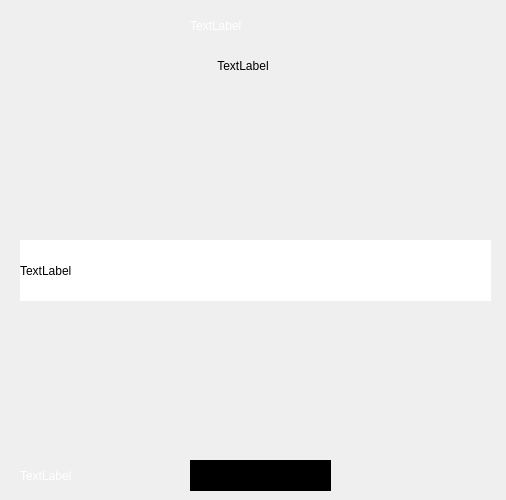
<?xml version="1.0" encoding="UTF-8"?>
<ui version="4.0">
 <class>picture_world</class>
 <widget class="QWidget" name="picture_world">
  <property name="geometry">
   <rect>
    <x>0</x>
    <y>0</y>
    <width>506</width>
    <height>500</height>
   </rect>
  </property>
  <property name="windowTitle">
   <string>Form</string>
  </property>
  <layout class="QGridLayout" name="gridLayout">
   <property name="leftMargin">
    <number>0</number>
   </property>
   <property name="topMargin">
    <number>0</number>
   </property>
   <property name="rightMargin">
    <number>0</number>
   </property>
   <property name="bottomMargin">
    <number>0</number>
   </property>
   <property name="spacing">
    <number>0</number>
   </property>
   <item row="0" column="0">
    <widget class="QStackedWidget" name="stackedWidget">
     <property name="enabled">
      <bool>true</bool>
     </property>
     <property name="sizePolicy">
      <sizepolicy hsizetype="Expanding" vsizetype="Expanding">
       <horstretch>0</horstretch>
       <verstretch>0</verstretch>
      </sizepolicy>
     </property>
     <property name="minimumSize">
      <size>
       <width>0</width>
       <height>0</height>
      </size>
     </property>
     <property name="maximumSize">
      <size>
       <width>16777215</width>
       <height>16777215</height>
      </size>
     </property>
     <property name="styleSheet">
      <string notr="true">#stackedWidget {
/*border-image: url(:/ic/img/icon/ic/mondial_icon/backgr_questions.png)0 0 0 0 stretch stretch ;*/
	border-image: url(img/icon/ic/picture_world_icon/backgr_question.png)0 0 0 0 stretch stretch ;
    width:100%;height:100%;
	
}
</string>
     </property>
     <property name="frameShape">
      <enum>QFrame::Shape::NoFrame</enum>
     </property>
     <property name="frameShadow">
      <enum>QFrame::Shadow::Plain</enum>
     </property>
     <property name="lineWidth">
      <number>0</number>
     </property>
     <property name="currentIndex">
      <number>0</number>
     </property>
     <widget class="QWidget" name="page_2">
      <widget class="QPushButton" name="pushButton_8">
       <property name="geometry">
        <rect>
         <x>0</x>
         <y>0</y>
         <width>51</width>
         <height>51</height>
        </rect>
       </property>
       <property name="cursor">
        <cursorShape>PointingHandCursor</cursorShape>
       </property>
       <property name="styleSheet">
        <string notr="true">/*image: url(:/ic/img/icon/ic/food_icon/back_food.png);*/
image: url(img/icon/ic/picture_world_icon/buttons/button_back.png);
border-radius:10px;</string>
       </property>
       <property name="text">
        <string/>
       </property>
      </widget>
      <widget class="QLabel" name="label_flag">
       <property name="geometry">
        <rect>
         <x>110</x>
         <y>110</y>
         <width>301</width>
         <height>181</height>
        </rect>
       </property>
       <property name="sizePolicy">
        <sizepolicy hsizetype="Expanding" vsizetype="Expanding">
         <horstretch>0</horstretch>
         <verstretch>0</verstretch>
        </sizepolicy>
       </property>
       <property name="styleSheet">
        <string notr="true">border-image: url(:/ic/img/icon/ic/food_icon/backgr_image.png);
border-radius:30px;
width:100px;height:200px;</string>
       </property>
       <property name="text">
        <string/>
       </property>
       <property name="textFormat">
        <enum>Qt::TextFormat::PlainText</enum>
       </property>
       <property name="scaledContents">
        <bool>true</bool>
       </property>
      </widget>
      <widget class="QLabel" name="label_question">
       <property name="geometry">
        <rect>
         <x>10</x>
         <y>40</y>
         <width>511</width>
         <height>51</height>
        </rect>
       </property>
       <property name="sizePolicy">
        <sizepolicy hsizetype="Expanding" vsizetype="Expanding">
         <horstretch>0</horstretch>
         <verstretch>0</verstretch>
        </sizepolicy>
       </property>
       <property name="cursor">
        <cursorShape>PointingHandCursor</cursorShape>
       </property>
       <property name="styleSheet">
        <string notr="true">#label_question{
font: 700 13pt &quot;Segoe UI&quot;;
/*border-image: url(:/ic/img/icon/ic/food_icon/backgr_question.png) 0 0 0 0 stretch stretch;*/
color: black;
/*image: url(:/img/icon/ic/picture_world_icon/buttons/backgr_q.png) 0 0 0 0 stretch*/ 
padding-left: 118px;
padding-right: 89px;
/*padding-left: 140px;*/
}

</string>
       </property>
       <property name="text">
        <string>                          TextLabel</string>
       </property>
       <property name="wordWrap">
        <bool>true</bool>
       </property>
      </widget>
      <widget class="QPushButton" name="pushButton_next">
       <property name="geometry">
        <rect>
         <x>440</x>
         <y>440</y>
         <width>61</width>
         <height>61</height>
        </rect>
       </property>
       <property name="sizePolicy">
        <sizepolicy hsizetype="Minimum" vsizetype="Preferred">
         <horstretch>0</horstretch>
         <verstretch>0</verstretch>
        </sizepolicy>
       </property>
       <property name="cursor">
        <cursorShape>PointingHandCursor</cursorShape>
       </property>
       <property name="styleSheet">
        <string notr="true">/*image: url(:/ic/img/icon/ic/food_icon/button_next_food.png);*/
image: url(img/icon/ic/picture_world_icon/buttons/button_next.png);
border-radius:30px;</string>
       </property>
       <property name="text">
        <string/>
       </property>
      </widget>
      <widget class="QLabel" name="label_time">
       <property name="geometry">
        <rect>
         <x>20</x>
         <y>460</y>
         <width>61</width>
         <height>31</height>
        </rect>
       </property>
       <property name="styleSheet">
        <string notr="true">color:white;

font: 11pt &quot;Segoe UI&quot;;
font: 700 9pt &quot;Segoe UI&quot;;

/*background-image: url(img/icon/ic/food_icon/backgr_question1.png);*/
background-image: url(img/icon/ic/picture_world_icon/buttons/backgr_question1.png);


</string>
       </property>
       <property name="text">
        <string>TextLabel</string>
       </property>
      </widget>
      <widget class="QLabel" name="label_flag_2">
       <property name="geometry">
        <rect>
         <x>90</x>
         <y>100</y>
         <width>341</width>
         <height>211</height>
        </rect>
       </property>
       <property name="sizePolicy">
        <sizepolicy hsizetype="Expanding" vsizetype="Expanding">
         <horstretch>0</horstretch>
         <verstretch>0</verstretch>
        </sizepolicy>
       </property>
       <property name="styleSheet">
        <string notr="true">/*border-image: url(:/ic/img/icon/ic/mondial_icon/backgr_image.png);*/
border-image: url(:/img/icon/ic/picture_world_icon/backgr_image.png);
width:100px;height:200px;</string>
       </property>
       <property name="text">
        <string/>
       </property>
       <property name="textFormat">
        <enum>Qt::TextFormat::PlainText</enum>
       </property>
       <property name="scaledContents">
        <bool>true</bool>
       </property>
      </widget>
      <widget class="QLabel" name="label_point">
       <property name="geometry">
        <rect>
         <x>190</x>
         <y>460</y>
         <width>141</width>
         <height>31</height>
        </rect>
       </property>
       <property name="styleSheet">
        <string notr="true">background-color:black;
font: 700 13pt &quot;Segoe UI&quot;;

/*background-image: url(:/img/icon/ic/food_icon/backgr_question1.png);*/
/*image: url(img/icon/ic/mondial_icon/backgr_score.png);*/
image: url(img/icon/ic/mondial_icon/backgr_score_without.png);



</string>
       </property>
       <property name="text">
        <string>TextLabel</string>
       </property>
      </widget>
      <widget class="QLabel" name="label_question_number">
       <property name="geometry">
        <rect>
         <x>190</x>
         <y>10</y>
         <width>131</width>
         <height>31</height>
        </rect>
       </property>
       <property name="styleSheet">
        <string notr="true">color:white;
/*background-image: url(img/icon/ic/food_icon/backgr_question1.png);*/
background-image: url(img/icon/ic/picture_world_icon/buttons/backgr_question1.png);
/*image: url(:/img/icon/ic/picture_world_icon/buttons/question_i.png) 0 0 0 0 scretch scretch;*/
font: 700 13pt &quot;Segoe UI&quot;;



</string>
       </property>
       <property name="text">
        <string>TextLabel</string>
       </property>
      </widget>
      <widget class="QWidget" name="layoutWidget">
       <property name="geometry">
        <rect>
         <x>30</x>
         <y>310</y>
         <width>441</width>
         <height>131</height>
        </rect>
       </property>
       <layout class="QHBoxLayout" name="horizontalLayout">
        <property name="spacing">
         <number>0</number>
        </property>
        <item>
         <layout class="QVBoxLayout" name="verticalLayout_2">
          <property name="spacing">
           <number>0</number>
          </property>
          <item>
           <widget class="QPushButton" name="pushButton_option4">
            <property name="sizePolicy">
             <sizepolicy hsizetype="Expanding" vsizetype="Expanding">
              <horstretch>0</horstretch>
              <verstretch>0</verstretch>
             </sizepolicy>
            </property>
            <property name="minimumSize">
             <size>
              <width>20</width>
              <height>20</height>
             </size>
            </property>
            <property name="cursor">
             <cursorShape>PointingHandCursor</cursorShape>
            </property>
            <property name="styleSheet">
             <string notr="true">#pushButton_option4{
   font: 900 15pt &quot;Segoe UI&quot;;
border-image: url(img/icon/ic/picture_world_icon/buttons/backgr_button.png)0 0 0 0 scretch  scretch;
  min-width: 20px;
  min-height: 20px;
  color: rgb(0, 0, 0);
  border-radius:18px;
}
#pushButton_option4:hover{

  /*border-image:url(:/ic/img/icon/ic/mondial_icon/button/backgr_button_hover.png) 0 0 0 0 scretch scretch;*/
		border-image: url(img/icon/ic/picture_world_icon/buttons/button_hover.png) 0 0 0 0 scretch scretch;
}</string>
            </property>
            <property name="text">
             <string/>
            </property>
           </widget>
          </item>
          <item>
           <widget class="QPushButton" name="pushButton_option3">
            <property name="sizePolicy">
             <sizepolicy hsizetype="Expanding" vsizetype="Expanding">
              <horstretch>0</horstretch>
              <verstretch>0</verstretch>
             </sizepolicy>
            </property>
            <property name="cursor">
             <cursorShape>PointingHandCursor</cursorShape>
            </property>
            <property name="styleSheet">
             <string notr="true">#pushButton_option3{
   font: 900 15pt &quot;Segoe UI&quot;;
border-image: url(img/icon/ic/picture_world_icon/buttons/backgr_button.png)0 0 0 0 scretch  scretch;
  min-width: 20px;
  min-height: 20px;
  color: rgb(0, 0, 0);
  border-radius:18px;
}
#pushButton_option3:hover{

  /*border-image:url(:/ic/img/icon/ic/mondial_icon/button/backgr_button_hover.png) 0 0 0 0 scretch scretch;*/
		border-image: url(img/icon/ic/picture_world_icon/buttons/button_hover.png) 0 0 0 0 scretch scretch;
}
</string>
            </property>
            <property name="text">
             <string/>
            </property>
           </widget>
          </item>
         </layout>
        </item>
        <item>
         <layout class="QVBoxLayout" name="verticalLayout">
          <property name="spacing">
           <number>0</number>
          </property>
          <item>
           <widget class="QPushButton" name="pushButton_option2">
            <property name="sizePolicy">
             <sizepolicy hsizetype="Expanding" vsizetype="Expanding">
              <horstretch>0</horstretch>
              <verstretch>0</verstretch>
             </sizepolicy>
            </property>
            <property name="minimumSize">
             <size>
              <width>20</width>
              <height>20</height>
             </size>
            </property>
            <property name="maximumSize">
             <size>
              <width>16777191</width>
              <height>16777185</height>
             </size>
            </property>
            <property name="cursor">
             <cursorShape>PointingHandCursor</cursorShape>
            </property>
            <property name="styleSheet">
             <string notr="true">#pushButton_option2{
  font: 900 15pt &quot;Segoe UI&quot;;

	/*border-image: url(:/ic/img/icon/ic/mondial_icon/button/backgr_button.png)0 0 0 0 scretch  scretch;*/
	border-image: url(img/icon/ic/picture_world_icon/buttons/backgr_button.png)0 0 0 0 scretch  scretch;
  min-width: 20px;
  min-height: 20px;
  color: rgb(0, 0, 0);
  border-radius:18px;
}
#pushButton_option2:hover{

 /* border-image:url(:/ic/img/icon/ic/mondial_icon/button/backgr_button_hover.png) 0 0 0 0 scretch scretch;*/
	border-image: url(img/icon/ic/picture_world_icon/buttons/button_hover.png) 0 0 0 scretch scretch;

}
</string>
            </property>
            <property name="text">
             <string/>
            </property>
           </widget>
          </item>
          <item>
           <widget class="QPushButton" name="pushButton_option1">
            <property name="sizePolicy">
             <sizepolicy hsizetype="Expanding" vsizetype="Expanding">
              <horstretch>0</horstretch>
              <verstretch>0</verstretch>
             </sizepolicy>
            </property>
            <property name="cursor">
             <cursorShape>PointingHandCursor</cursorShape>
            </property>
            <property name="styleSheet">
             <string notr="true">#pushButton_option1{
   font: 900 15pt &quot;Segoe UI&quot;;
border-image: url(img/icon/ic/picture_world_icon/buttons/backgr_button.png)0 0 0 0 scretch  scretch;
  min-width: 20px;
  min-height: 20px;
  color: rgb(0, 0, 0);
  border-radius:18px;
}
#pushButton_option1:hover{

  /*border-image:url(:/ic/img/icon/ic/mondial_icon/button/backgr_button_hover.png) 0 0 0 0 scretch scretch;*/
	border-image: url(img/icon/ic/picture_world_icon/buttons/button_hover.png) 0 0 0 0 scretch scretch;
}

</string>
            </property>
            <property name="text">
             <string/>
            </property>
           </widget>
          </item>
         </layout>
        </item>
       </layout>
      </widget>
      <widget class="QLabel" name="label_question_backgr">
       <property name="geometry">
        <rect>
         <x>0</x>
         <y>-20</y>
         <width>501</width>
         <height>181</height>
        </rect>
       </property>
       <property name="sizePolicy">
        <sizepolicy hsizetype="Expanding" vsizetype="Expanding">
         <horstretch>0</horstretch>
         <verstretch>0</verstretch>
        </sizepolicy>
       </property>
       <property name="cursor">
        <cursorShape>PointingHandCursor</cursorShape>
       </property>
       <property name="styleSheet">
        <string notr="true">#label_question_backgr{

/*border-image: url(:/ic/img/icon/ic/food_icon/backgr_question.png) 0 0 0 0 stretch stretch;*/
image: url(img/icon/ic/picture_world_icon/buttons/backgr_q.png) 0 0 0 0 stretch stretch;
}

</string>
       </property>
       <property name="text">
        <string/>
       </property>
       <property name="wordWrap">
        <bool>true</bool>
       </property>
      </widget>
      <widget class="QPushButton" name="pushButton_suppr">
       <property name="geometry">
        <rect>
         <x>330</x>
         <y>0</y>
         <width>71</width>
         <height>51</height>
        </rect>
       </property>
       <property name="sizePolicy">
        <sizepolicy hsizetype="Expanding" vsizetype="Expanding">
         <horstretch>0</horstretch>
         <verstretch>0</verstretch>
        </sizepolicy>
       </property>
       <property name="minimumSize">
        <size>
         <width>20</width>
         <height>20</height>
        </size>
       </property>
       <property name="cursor">
        <cursorShape>PointingHandCursor</cursorShape>
       </property>
       <property name="styleSheet">
        <string notr="true">#pushButton_suppr{
  image: url(img/icon/ic/picture_world_icon/buttons/5050.png)0 0 0 0 scretch  scretch;
  border-radius:18px;
}
#pushButton_suppr:hover{
image: url(img/icon/ic/picture_world_icon/buttons/5050_hover.png)0 0 0 0 scretch  scretch;
}</string>
       </property>
       <property name="text">
        <string/>
       </property>
      </widget>
      <widget class="QLabel" name="hiding">
       <property name="geometry">
        <rect>
         <x>20</x>
         <y>240</y>
         <width>471</width>
         <height>61</height>
        </rect>
       </property>
       <property name="styleSheet">
        <string notr="true">#hiding{
	font: 700 12pt &quot;Segoe UI&quot;;
 background-color: rgb(255, 255, 255);
color:black;
}
</string>
       </property>
       <property name="text">
        <string>TextLabel</string>
       </property>
      </widget>
      <widget class="QPushButton" name="pushButton_reveal">
       <property name="geometry">
        <rect>
         <x>400</x>
         <y>0</y>
         <width>61</width>
         <height>51</height>
        </rect>
       </property>
       <property name="sizePolicy">
        <sizepolicy hsizetype="Expanding" vsizetype="Expanding">
         <horstretch>0</horstretch>
         <verstretch>0</verstretch>
        </sizepolicy>
       </property>
       <property name="minimumSize">
        <size>
         <width>20</width>
         <height>20</height>
        </size>
       </property>
       <property name="cursor">
        <cursorShape>PointingHandCursor</cursorShape>
       </property>
       <property name="styleSheet">
        <string notr="true">#pushButton_reveal{
  image: url(img/icon/ic/picture_world_icon/buttons/show.png)0 0 0 0 scretch  scretch;
  border-radius:18px;
}
#pushButton_reveal:hover{
image: url(img/icon/ic/picture_world_icon/buttons/show_hover.png)0 0 0 0 scretch  scretch;
}</string>
       </property>
       <property name="text">
        <string/>
       </property>
      </widget>
      <widget class="QPushButton" name="pushButton_time">
       <property name="geometry">
        <rect>
         <x>100</x>
         <y>0</y>
         <width>61</width>
         <height>51</height>
        </rect>
       </property>
       <property name="sizePolicy">
        <sizepolicy hsizetype="Expanding" vsizetype="Expanding">
         <horstretch>0</horstretch>
         <verstretch>0</verstretch>
        </sizepolicy>
       </property>
       <property name="minimumSize">
        <size>
         <width>20</width>
         <height>20</height>
        </size>
       </property>
       <property name="cursor">
        <cursorShape>PointingHandCursor</cursorShape>
       </property>
       <property name="styleSheet">
        <string notr="true">#pushButton_time{
  image: url(img/icon/ic/picture_world_icon/buttons/time.png)0 0 0 0 scretch  scretch;
  border-radius:18px;
}
#pushButton_time:hover{
image: url(img/icon/ic/picture_world_icon/buttons/time_hover.png)0 0 0 0 scretch  scretch;
}</string>
       </property>
       <property name="text">
        <string/>
       </property>
      </widget>
      <widget class="QPushButton" name="pushButton_AI">
       <property name="geometry">
        <rect>
         <x>40</x>
         <y>0</y>
         <width>61</width>
         <height>51</height>
        </rect>
       </property>
       <property name="sizePolicy">
        <sizepolicy hsizetype="Expanding" vsizetype="Expanding">
         <horstretch>0</horstretch>
         <verstretch>0</verstretch>
        </sizepolicy>
       </property>
       <property name="minimumSize">
        <size>
         <width>20</width>
         <height>20</height>
        </size>
       </property>
       <property name="cursor">
        <cursorShape>PointingHandCursor</cursorShape>
       </property>
       <property name="styleSheet">
        <string notr="true">#pushButton_AI{
  image: url(img/icon/AI.png)0 0 0 0 scretch  scretch;
  border-radius:18px;
}
</string>
       </property>
       <property name="text">
        <string/>
       </property>
      </widget>
      <zorder>label_question_backgr</zorder>
      <zorder>layoutWidget</zorder>
      <zorder>label_question</zorder>
      <zorder>label_flag_2</zorder>
      <zorder>pushButton_8</zorder>
      <zorder>label_flag</zorder>
      <zorder>pushButton_next</zorder>
      <zorder>label_time</zorder>
      <zorder>label_point</zorder>
      <zorder>label_question_number</zorder>
      <zorder>pushButton_suppr</zorder>
      <zorder>hiding</zorder>
      <zorder>pushButton_reveal</zorder>
      <zorder>pushButton_time</zorder>
      <zorder>pushButton_AI</zorder>
     </widget>
     <widget class="QWidget" name="page_result_2">
      <widget class="QLabel" name="label_score_food">
       <property name="geometry">
        <rect>
         <x>60</x>
         <y>300</y>
         <width>421</width>
         <height>71</height>
        </rect>
       </property>
       <property name="styleSheet">
        <string notr="true">#label_score_food{
font: 700 20pt &quot;Source Code Pro&quot;;
border-image: url(img/icon/ic/score_stat.png) 0 0 0 0 scretch scretch;
/*border-image: url(img/icon/ic/food_icon/backgr_question1.png) 0 0 0 0 scretch scretch;*/
border-image: url(img/icon/result.png) 0 0 0 0 scretch scretch;
/*padding-left: 80px;*/
padding-right: 60px; 
color:white;
}
</string>
       </property>
       <property name="text">
        <string>Too Bad!!</string>
       </property>
      </widget>
      <widget class="QLabel" name="label_image_score">
       <property name="geometry">
        <rect>
         <x>60</x>
         <y>60</y>
         <width>401</width>
         <height>251</height>
        </rect>
       </property>
       <property name="styleSheet">
        <string notr="true">width:100px;height:200px;</string>
       </property>
       <property name="text">
        <string/>
       </property>
      </widget>
      <widget class="QLabel" name="label_scoring">
       <property name="geometry">
        <rect>
         <x>30</x>
         <y>10</y>
         <width>451</width>
         <height>51</height>
        </rect>
       </property>
       <property name="styleSheet">
        <string notr="true">font: 700 18pt &quot;Segoe UI&quot;;
/*border-image: url(img/icon/ic/food_icon/backgr_question1.png) 0 0 0 0 scretch scretch;*/
border-image: url(img/icon/result.png) 0 0 0 0 scretch scretch;
color: white;
padding-left: 80px;
padding-right: 80px; </string>
       </property>
       <property name="text">
        <string>TextLabel</string>
       </property>
      </widget>
      <widget class="QPushButton" name="pushButton_play_again">
       <property name="geometry">
        <rect>
         <x>120</x>
         <y>370</y>
         <width>251</width>
         <height>141</height>
        </rect>
       </property>
       <property name="sizePolicy">
        <sizepolicy hsizetype="Preferred" vsizetype="Preferred">
         <horstretch>0</horstretch>
         <verstretch>0</verstretch>
        </sizepolicy>
       </property>
       <property name="cursor">
        <cursorShape>PointingHandCursor</cursorShape>
       </property>
       <property name="styleSheet">
        <string notr="true">#pushButton_play_again{
image: url(img/icon/ic/food_icon/mainwindown_food.png) ;
min-width: 20px;
min-height: 20px;
border-radius:20px;
}

#pushButton_play_again:hover{
	image: url(img/icon/ic/food_icon/mainwindown_food_hover.png);
min-width: 20px;
min-height: 20px;
border-radius:20px;
}

</string>
       </property>
       <property name="text">
        <string/>
       </property>
      </widget>
     </widget>
    </widget>
   </item>
  </layout>
 </widget>
 <resources/>
 <connections/>
</ui>
